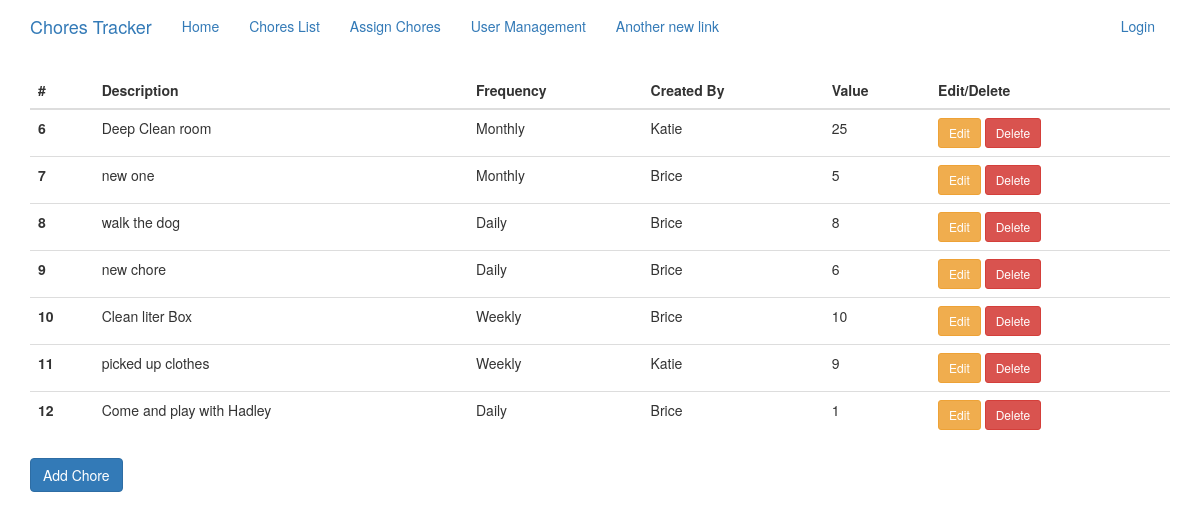
The page /add_chore on the database as committed earlier.
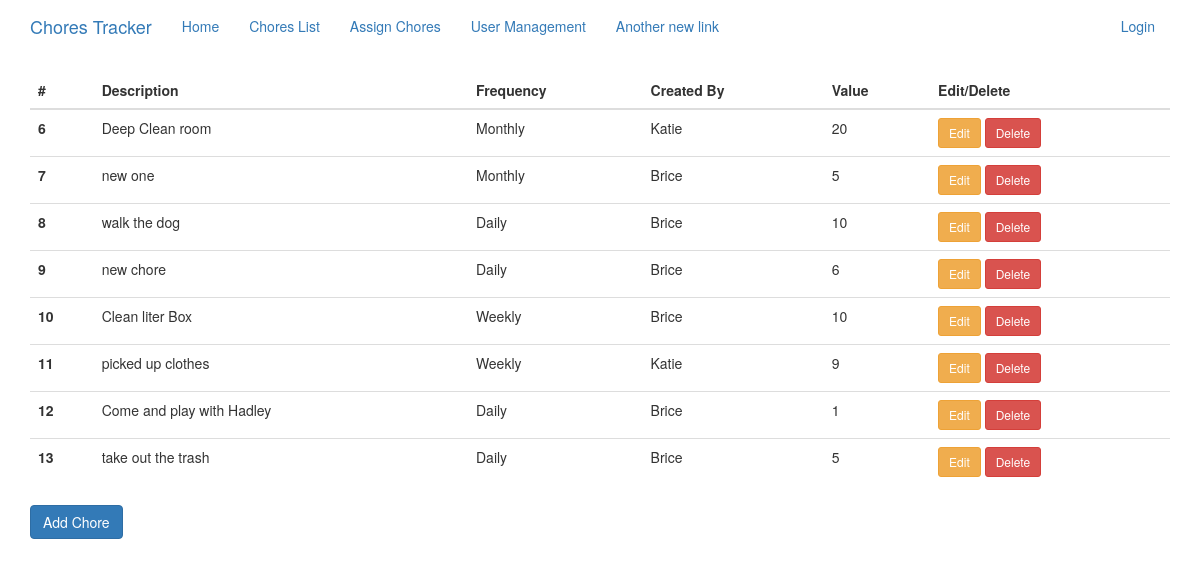
The same page on the database as committed later.
### app/models.py (models this page shows, shortened)
class ChoreList(db.Model):
    id = db.Column(db.Integer, primary_key=True)
    description = db.Column(db.String(128))
    occurrence = db.Column(db.String(10))  # Daily, Weekly, Monthly, One_Off
    timestamp = db.Column(db.DateTime, index=True, default=datetime.utcnow)
    created_by_id = db.Column(db.Integer, db.ForeignKey('user.id'))
    assigned_chores = db.relationship('ChoreAssignments', backref='assignment_id')
    value = db.Column(db.Integer)

class User(UserMixin, db.Model):
    id = db.Column(db.Integer, primary_key=True)
    username = db.Column(db.String(64), index=True, unique=True)
    email = db.Column(db.String(120), index=True, unique=True)
    password_hash = db.Column(db.String(128))
    user_type = db.Column(db.String(20))  # Parent, Child, Friend
    point_balance = db.Column(db.Integer, default=0)
    cash_balance = db.Column(db.Integer, default=0)
    assigned_chores = db.relationship('ChoreAssignments', backref='assigned_to')
    created_chores = db.relationship('ChoreList', backref='created_by')
    is_active = db.Column(db.String(3), default='Yes')

### app/routes.py (the view, shortened to what this page needs)
@app.route('/add_chore', methods=['GET', 'POST'])
def add_chore():
    form = AddChoreForm()
    chores = ChoreList.query.all()
    return render_template('add_chore.html', title='Add Chore', form=form, chores=chores)

### app/forms.py (called while the page is built)
def user_parent_query():
    return User.query.filter_by(user_type='Parent', is_active='Yes')

### app/templates/add_chore.html (shortened to what this page needs)
{% extends 'base.html' %}
{% import 'bootstrap/wtf.html' as wtf %}
{% block app_content %}
    <table id="chorelist" class="table">
  <thead class="thead-dark">
    <tr>
      <th scope="col">#</th>
      <th scope="col">Description</th>
      <th scope="col">Frequency</th>
      <th scope="col">Created By</th>
      <th scope="col">Value</th>
      <th scope="col">Edit/Delete</th>
    </tr>
  </thead>
  <tbody>
    {% for chore in chores %}
    <tr id="{{ chore.id }} ">
        <th id="did" scope="row">{{ chore.id }} </th>
        <td id="desc">{{ chore.description }}</td>
        <td id="occr">{{ chore.occurrence }}</td>
        <td id="by">{{ chore.created_by.username }}</td>
        <td id="value">{{ chore.value }}</td>
        <td>
            <a  href="/chore/{{ chore.id }}/edit" data-toggle="modal"  class="btn btn-warning btn-edit btn-sm">Edit</a>
            <a href="/chore/{{ chore.id }}/delete" data-toggle="modal" class="btn btn-danger btn-delete btn-sm">Delete</a>
        </td>
    </tr>
    {% endfor %}
  </tbody>
</table>
<button id="modalbutton" type="button" class="btn btn-primary" data-toggle="modal" data-target="#add_chore_modal">
  Add Chore
</button>
{% endblock %}

Rows that differ between the two databases and show on the page:
changed ChoreList "Deep Clean room": value "25" → "20"
changed ChoreList "walk the dog": value "8" → "10"
added ChoreList: id "13", description "take out the trash", occurrence "Daily", created_by.username "Brice", value "5"
